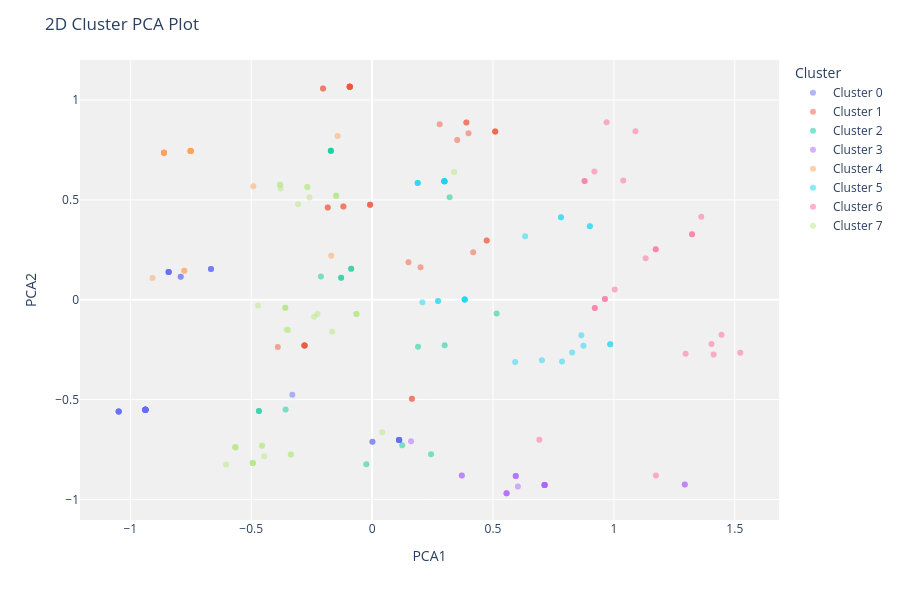

The notebook cell this image was saved under:
### Code cell
plot_model(kmeans, plot='cluster')

### Figure 1 — Plotly figure (JSON) as saved in the notebook; plotly's stock layout.template omitted (floating-point values rounded to 4 significant figures)
{"data": [{"customdata": [[">=65"], ["25-34"], ["35-44"], ["35-44"], ["35-44"], ["35-44"], ["35-44"], [">=65"], ["35-44"], ["35-44"], ["55-64"], ["25-34"], ["35-44"], ["35-44"], ["25-34"], ["35-44"], ["35-44"], ["55-64"], ["35-44"], ["35-44"], ["35-44"], ["55-64"], ["55-64"], ["35-44"], ["35-44"], ["55-64"], ["35-44"], ["35-44"], ["35-44"], ["35-44"], ["35-44"], ["35-44"], ["35-44"], ["35-44"], ["35-44"], ["35-44"], ["35-44"], ["35-44"], ["35-44"], ["35-44"], ["35-44"], ["35-44"], ["35-44"]], "hovertemplate": "Cluster=Cluster 0<br>PCA1=%{x}<br>PCA2=%{y}<br>Feature=%{customdata[0]}<extra></extra>", "legendgroup": "Cluster 0", "marker": {"color": "#636efa", "opacity": 0.5, "symbol": "circle"}, "mode": "markers", "name": "Cluster 0", "orientation": "v", "showlegend": true, "textposition": "top center", "type": "scatter", "x": [-0.7916, -0.6665, -1.048, 0.1117, -0.9377, -0.9377, -0.33, -0.7916, 0.1117, -0.9377, -0.8415, -0.6665, -1.048, -0.9377, -0.6665, -1.048, 0.1117, -0.8415, -0.9377, -1.048, 0.1117, -0.8415, -0.8415, -0.9377, -0.9377, -0.8415, -0.9377, 0.001316, -0.9377, -0.9377, 0.1117, 0.1117, -0.9377, -1.048, 0.1117, 0.001316, -0.9377, -0.9377, -0.9377, -0.9377, -0.9377, 0.1117, -0.9377], "xaxis": "x", "y": [0.1145, 0.1533, -0.5593, -0.7027, -0.5511, -0.5511, -0.4762, 0.1145, -0.7027, -0.5511, 0.1394, 0.1533, -0.5593, -0.5511, 0.1533, -0.5593, -0.7027, 0.1394, -0.5511, -0.5593, -0.7027, 0.1394, 0.1394, -0.5511, -0.5511, 0.1394, -0.5511, -0.7109, -0.5511, -0.5511, -0.7027, -0.7027, -0.5511, -0.5593, -0.7027, -0.7109, -0.5511, -0.5511, -0.5511, -0.5511, -0.5511, -0.7027, -0.5511], "yaxis": "y"}, {"customdata": [["45-54"], ["25-34"], ["25-34"], ["35-44"], ["25-34"], ["45-54"], ["35-44"], ["25-34"], ["35-44"], ["45-54"], ["55-64"], ["35-44"], ["45-54"], ["55-64"], ["55-64"], ["55-64"], ["45-54"], ["45-54"], ["45-54"], ["45-54"], ["45-54"], ["45-54"], ["45-54"], ["45-54"], ["25-34"], ["35-44"], ["45-54"], ["35-44"], ["45-54"], ["45-54"], ["25-34"], ["45-54"], ["35-44"], ["45-54"], [">=65"], ["25-34"], ["45-54"], ["35-44"]], "hovertemplate": "Cluster=Cluster 1<br>PCA1=%{x}<br>PCA2=%{y}<br>Feature=%{customdata[0]}<extra></extra>", "legendgroup": "Cluster 1", "marker": {"color": "#EF553B", "opacity": 0.5, "symbol": "circle"}, "mode": "markers", "name": "Cluster 1", "orientation": "v", "showlegend": true, "textposition": "top center", "type": "scatter", "x": [0.3518, 0.4738, -0.008497, -0.2797, -0.1189, -0.09252, -0.3901, -0.008497, -0.2797, -0.2029, 0.1504, 0.1646, -0.09252, -0.1835, 0.4181, -0.1835, -0.2029, -0.09252, 0.3898, -0.09252, 0.5091, -0.09252, 0.5091, 0.3987, 0.4738, -0.2797, -0.09252, -0.2797, -0.09252, 0.3898, -0.1189, 0.2794, -0.2797, 0.5091, 0.2003, -0.008497, -0.09252, 0.1646], "xaxis": "x", "y": [0.8001, 0.2959, 0.4753, -0.2291, 0.4671, 1.066, -0.2373, 0.4753, -0.2291, 1.058, 0.1872, -0.4951, 1.066, 0.4614, 0.2373, 0.4614, 1.058, 1.066, 0.8869, 1.066, 0.842, 1.066, 0.842, 0.8338, 0.2959, -0.2291, 1.066, -0.2291, 1.066, 0.8869, 0.4671, 0.8787, -0.2291, 0.842, 0.1623, 0.4753, 1.066, -0.4951], "yaxis": "y"}, {"customdata": [["25-34"], ["45-54"], [">=65"], ["18-24"], ["35-44"], ["35-44"], ["45-54"], ["35-44"], ["35-44"], ["25-34"], ["25-34"], ["35-44"], ["35-44"], ["35-44"], ["35-44"], ["18-24"], ["45-54"], ["45-54"]], "hovertemplate": "Cluster=Cluster 2<br>PCA1=%{x}<br>PCA2=%{y}<br>Feature=%{customdata[0]}<extra></extra>", "legendgroup": "Cluster 2", "marker": {"color": "#00cc96", "opacity": 0.5, "symbol": "circle"}, "mode": "markers", "name": "Cluster 2", "orientation": "v", "showlegend": true, "textposition": "top center", "type": "scatter", "x": [-0.08664, -0.1707, -0.2118, -0.1283, -0.4682, 0.3002, -0.1707, -0.4682, 0.1898, -0.08664, 0.515, -0.3579, 0.2437, -0.02392, 0.1245, -0.1283, -0.1707, 0.3206], "xaxis": "x", "y": [0.1551, 0.746, 0.1163, 0.1097, -0.5575, -0.2273, 0.746, -0.5575, -0.2355, 0.1551, -0.06911, -0.5493, -0.7734, -0.8235, -0.7286, 0.1097, 0.746, 0.5136], "yaxis": "y"}, {"customdata": [["35-44"], ["35-44"], ["35-44"], ["35-44"], ["35-44"], ["35-44"], ["35-44"], ["35-44"], ["35-44"], ["35-44"], ["35-44"], ["35-44"], ["35-44"], ["35-44"], ["35-44"], ["35-44"], ["35-44"], ["35-44"]], "hovertemplate": "Cluster=Cluster 3<br>PCA1=%{x}<br>PCA2=%{y}<br>Feature=%{customdata[0]}<extra></extra>", "legendgroup": "Cluster 3", "marker": {"color": "#ab63fa", "opacity": 0.5, "symbol": "circle"}, "mode": "markers", "name": "Cluster 3", "orientation": "v", "showlegend": true, "textposition": "top center", "type": "scatter", "x": [0.556, 1.293, 0.7133, 0.594, 1.293, 0.7133, 0.556, 0.7133, 0.1612, 0.371, 0.7133, 0.7133, 0.594, 0.556, 0.7133, 0.371, 0.6029, 0.594], "xaxis": "x", "y": [-0.9688, -0.9251, -0.9269, -0.882, -0.9251, -0.9269, -0.9688, -0.9269, -0.7086, -0.8793, -0.9269, -0.9269, -0.882, -0.9688, -0.9269, -0.8793, -0.935, -0.882], "yaxis": "y"}, {"customdata": [["45-54"], ["45-54"], ["45-54"], ["25-34"], ["unknown"], ["45-54"], ["45-54"], ["25-34"], ["45-54"], ["45-54"], ["45-54"], ["45-54"], ["45-54"], ["45-54"], ["45-54"], ["25-34"], ["45-54"], ["45-54"], ["45-54"], ["45-54"], ["45-54"]], "hovertemplate": "Cluster=Cluster 4<br>PCA1=%{x}<br>PCA2=%{y}<br>Feature=%{customdata[0]}<extra></extra>", "legendgroup": "Cluster 4", "marker": {"color": "#FFA15A", "opacity": 0.5, "symbol": "circle"}, "mode": "markers", "name": "Cluster 4", "orientation": "v", "showlegend": true, "textposition": "top center", "type": "scatter", "x": [-0.8609, -0.7505, -0.7505, -0.1692, -0.9082, -0.7505, -0.7505, -0.7769, -0.8609, -0.7505, -0.7505, -0.7505, -0.8609, -0.4913, -0.8609, -0.7769, -0.7505, -0.1428, -0.8609, -0.8609, -0.8609], "xaxis": "x", "y": [0.736, 0.7442, 0.7442, 0.2199, 0.109, 0.7442, 0.7442, 0.1451, 0.736, 0.7442, 0.7442, 0.7442, 0.736, 0.5675, 0.736, 0.1451, 0.7442, 0.819, 0.736, 0.736, 0.736], "yaxis": "y"}, {"customdata": [["25-34"], ["45-54"], ["25-34"], ["18-24"], ["25-34"], ["45-54"], ["25-34"], ["45-54"], ["55-64"], ["25-34"], ["45-54"], ["45-54"], ["45-54"], ["25-34"], ["45-54"], ["25-34"], [">=65"], ["45-54"], ["25-34"], ["45-54"], ["45-54"], ["45-54"], ["45-54"], ["45-54"], ["45-54"], ["25-34"], [">=65"], ["45-54"], ["25-34"], ["25-34"]], "hovertemplate": "Cluster=Cluster 5<br>PCA1=%{x}<br>PCA2=%{y}<br>Feature=%{customdata[0]}<extra></extra>", "legendgroup": "Cluster 5", "marker": {"color": "#19d3f3", "opacity": 0.5, "symbol": "circle"}, "mode": "markers", "name": "Cluster 5", "orientation": "v", "showlegend": true, "textposition": "top center", "type": "scatter", "x": [0.3829, 0.1885, 0.8652, 0.7856, 0.2725, 0.2989, 0.3829, 0.2989, 0.2079, 0.2725, 0.2989, 0.9005, 0.2989, 0.3829, 0.7812, 0.8272, 0.7021, 0.1885, 0.9845, 0.2989, 0.2989, 0.9005, 0.1885, 0.7812, 0.2989, 0.8741, 0.5917, 0.6328, 0.9845, 0.3829], "xaxis": "x", "y": [0.001635, 0.5843, -0.1777, -0.3097, -0.00656, 0.5925, 0.001635, 0.5925, -0.01221, -0.00656, 0.5925, 0.3684, 0.5925, 0.001635, 0.4132, -0.2644, -0.3032, 0.5843, -0.2225, 0.5925, 0.5925, 0.3684, 0.5843, 0.4132, 0.5925, -0.2307, -0.3114, 0.3183, -0.2225, 0.001635], "yaxis": "y"}, {"customdata": [["18-24"], ["18-24"], ["18-24"], ["25-34"], ["35-44"], ["18-24"], ["45-54"], ["45-54"], ["25-34"], ["18-24"], ["45-54"], ["45-54"], ["25-34"], ["45-54"], ["25-34"], ["45-54"], ["45-54"], ["25-34"], ["25-34"], ["45-54"], ["18-24"], ["45-54"], ["25-34"], ["35-44"]], "hovertemplate": "Cluster=Cluster 6<br>PCA1=%{x}<br>PCA2=%{y}<br>Feature=%{customdata[0]}<extra></extra>", "legendgroup": "Cluster 6", "marker": {"color": "#FF6692", "opacity": 0.5, "symbol": "circle"}, "mode": "markers", "name": "Cluster 6", "orientation": "v", "showlegend": true, "textposition": "top center", "type": "scatter", "x": [0.9211, 1.523, 1.131, 1.173, 1.174, 0.9211, 1.361, 1.039, 1.003, 1.403, 1.089, 0.8788, 1.297, 1.323, 0.9628, 0.9194, 0.9697, 0.9628, 1.173, 0.8788, 1.412, 1.323, 1.445, 0.6916], "xaxis": "x", "y": [-0.04188, -0.266, 0.2076, 0.2529, -0.8802, -0.04188, 0.415, 0.5967, 0.05059, -0.2212, 0.8438, 0.5943, -0.2708, 0.3283, 0.003426, 0.6415, 0.8886, 0.003426, 0.2529, 0.5943, -0.2742, 0.3283, -0.1759, -0.7009], "yaxis": "y"}, {"customdata": [["35-44"], ["35-44"], ["25-34"], ["45-54"], ["45-54"], ["55-64"], ["<18"], ["45-54"], ["45-54"], [">=65"], ["35-44"], ["55-64"], ["35-44"], ["35-44"], ["unknown"], ["35-44"], ["35-44"], ["45-54"], ["35-44"], ["45-54"], ["55-64"], ["35-44"], ["35-44"], ["35-44"], ["25-34"], ["45-54"], ["45-54"], ["45-54"], ["35-44"], ["25-34"], ["55-64"], ["55-64"], ["45-54"], ["18-24"], ["35-44"], ["35-44"], ["45-54"]], "hovertemplate": "Cluster=Cluster 7<br>PCA1=%{x}<br>PCA2=%{y}<br>Feature=%{customdata[0]}<extra></extra>", "legendgroup": "Cluster 7", "marker": {"color": "#B6E880", "opacity": 0.5, "symbol": "circle"}, "mode": "markers", "name": "Cluster 7", "orientation": "v", "showlegend": true, "textposition": "top center", "type": "scatter", "x": [-0.5658, -0.4934, -0.06492, -0.3809, -0.3786, -0.3592, -0.1654, -0.1489, -0.2682, -0.3473, -0.3361, -0.3592, -0.3361, -0.4934, -0.3535, -0.4554, -0.4554, 0.3395, -0.5658, -0.3809, -0.4719, 0.04192, -0.4934, -0.4934, -0.06492, -0.3062, -0.2682, -0.1489, -0.6038, -0.06492, -0.3592, -0.2399, -0.2593, -0.2258, -0.5658, -0.4465, -0.1489], "xaxis": "x", "y": [-0.7386, -0.8171, -0.0709, 0.5757, 0.5567, -0.0399, -0.1606, 0.52, 0.5648, -0.1516, -0.7752, -0.0399, -0.7752, -0.8171, -0.1489, -0.7304, -0.7304, 0.6397, -0.7386, 0.5757, -0.02901, -0.6637, -0.8171, -0.8171, -0.0709, 0.4781, 0.5648, 0.52, -0.8253, -0.0709, -0.0399, -0.08475, 0.5118, -0.07136, -0.7386, -0.7834, 0.52], "yaxis": "y"}], "layout": {"height": 600, "legend": {"title": {"text": "Cluster"}, "tracegroupgap": 0}, "margin": {"t": 60}, "plot_bgcolor": "rgb(240,240,240)", "title": {"text": "2D Cluster PCA Plot"}, "xaxis": {"anchor": "y", "domain": [0, 1], "title": {"text": "PCA1"}}, "yaxis": {"anchor": "x", "domain": [0, 1], "title": {"text": "PCA2"}}}}
